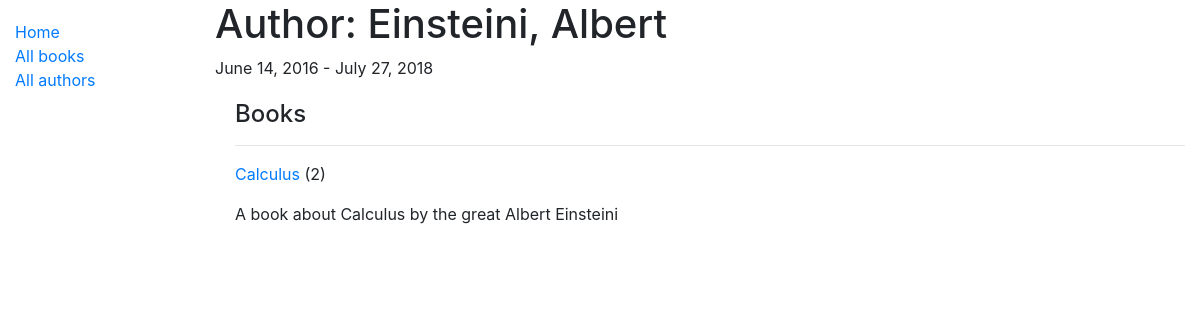
/catalog/authors/1, run on an earlier commit of the app's database.
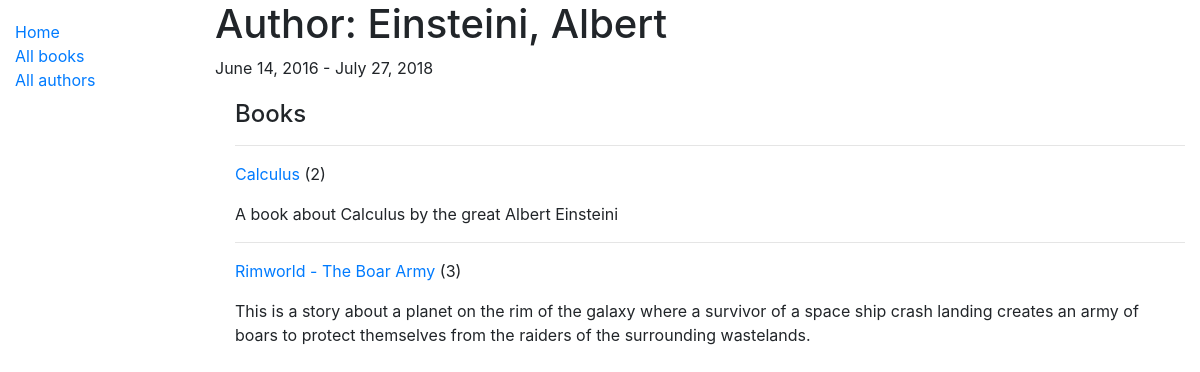
And on a later commit of the database.
### catalog/models.py (models this page shows, shortened)
class Book(models.Model):
    title = models.CharField(max_length=200)
    author = models.ForeignKey('Author', on_delete=models.SET_NULL, null=True)
    summary = models.TextField(max_length=1000, help_text='Enter a brief description of the book')
    isbn = models.CharField('ISBN', max_length=13, help_text = '13 Character <a href="https://www.isbn-international.org/content/what-isbn">ISBN number</a>')
    genre = models.ManyToManyField(Genre, help_text='Select a genre for this book')
    def get_absolute_url(self):
        return reverse('book-detail', args=[str(self.id)])
    def display_genre(self):
        """Create a string for the genre. This is required to display genre in Admin."""
        return ', '.join(genre.name for genre in self.genre.all()[:3])
    display_genre.short_description='Genre'

### catalog/views.py (the view)
# urls.py: path('authors/<int:pk>', views.AuthorDetailView.as_view(), name='author-detail')
class AuthorDetailView(generic.DetailView):
    model = Author

### catalog/templates/catalog/author_detail.html
{% extends "base_generic.html" %}
{% block content %}
  <h1>Author: {{ author.last_name }}, {{ author.first_name }} </h1>
  <p>{{ author.date_of_birth }} - {{ author.date_of_death }}</p>
  <div style="margin-left:20px;margin-top:20px">
    <h4>Books</h4>
    {% for book in author.book_set.all %}
		<hr>
		<p><a href= "{{ book.get_absolute_url }}"> {{ book.title }} </a> ({{ book.bookinstance_set.all.count }}) </p>
		<p> {{ book.summary }} </p>
    {% endfor %}
  </div>
{% endblock %}

What changed in the data, as far as the page shows it:
added Book: title "Rimworld - The Boar Army", bookinstance_set.all.count "3", summary "This is a story about a planet on the rim of the galaxy where a survivor of a space ship crash landing creates an army of boars to protect themselves from the raiders of the surrounding wastelands."
